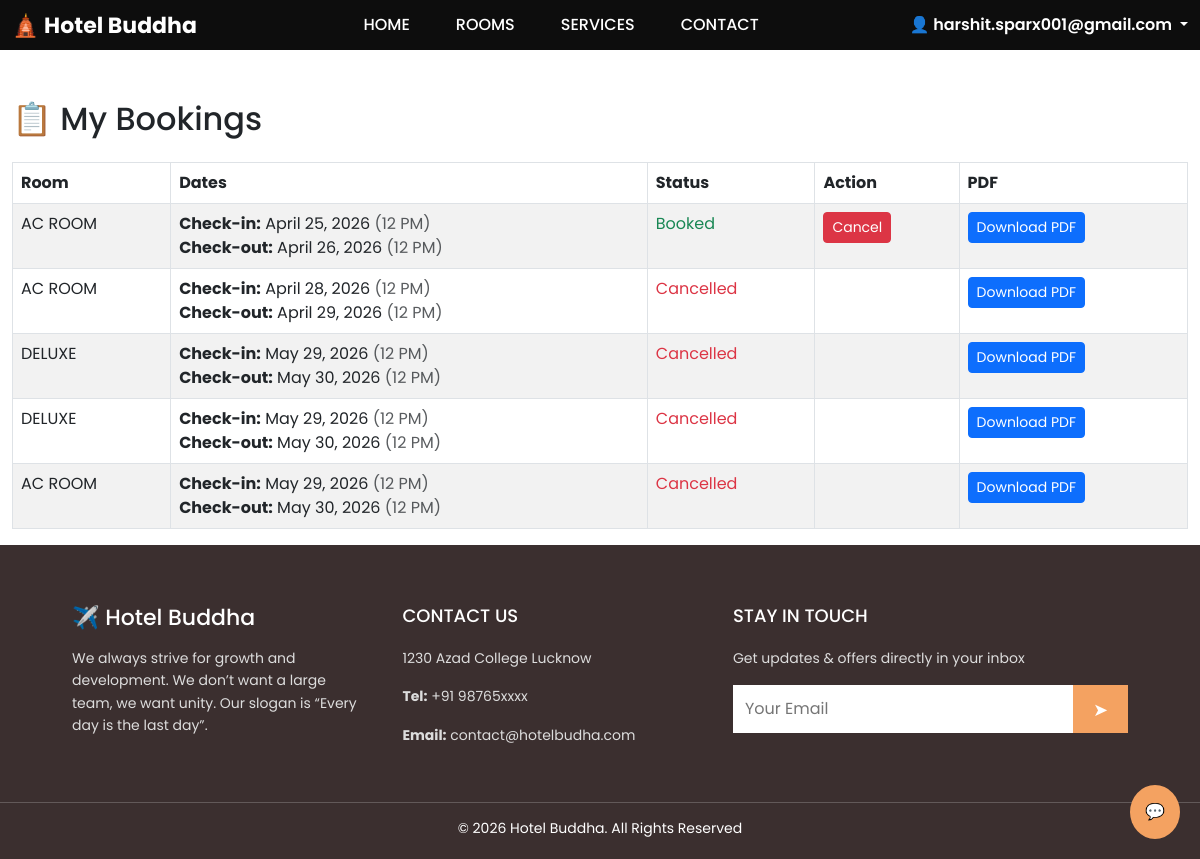
The app's page /my-bookings/ (signed in) with its own data.
### hotel_project/booking/models.py (models this page shows, shortened)
class Booking(models.Model):
    STATUS_CHOICES = (
        ('Booked', 'Booked'),
        ('Cancelled', 'Cancelled'),
    )
    user = models.ForeignKey(User, on_delete=models.CASCADE)
    room = models.ForeignKey(Room, on_delete=models.CASCADE)
    name = models.CharField(max_length=100, null=True, blank=True)
    phone = models.CharField(max_length=15, null=True, blank=True)
    total_people = models.IntegerField(null=True, blank=True)
    id_proof = models.CharField(max_length=100, null=True, blank=True)
    check_in = models.DateField()
    check_out = models.DateField()
    status = models.CharField(max_length=20, choices=STATUS_CHOICES, default='Booked')  # ✅ NEW
    created_at = models.DateTimeField(auto_now_add=True)

class Room(models.Model):
    ROOM_TYPES = (
        ('AC', 'AC'),
        ('NON-AC', 'Non-AC'),
        ('DELUXE', 'Deluxe'),
    )
    name = models.CharField(max_length=100)
    room_type = models.CharField(max_length=20, choices=ROOM_TYPES)
    price = models.IntegerField()
    description = models.TextField(blank=True, null=True)
    features = models.TextField(blank=True, null=True)
    capacity = models.IntegerField(default=2)
    is_available = models.BooleanField(default=True)
    image = models.ImageField(upload_to='rooms/', blank=True, null=True)

### hotel_project/booking/views.py (the view)
# urls.py: path('my-bookings/', views.my_bookings, name='my_bookings'),
@login_required
def my_bookings(request):
    bookings = Booking.objects.filter(user=request.user).order_by('-created_at')
    return render(request, 'booking/my_bookings.html', {'bookings': bookings})

### hotel_project/booking/templates/booking/my_bookings.html (shortened to what this page needs)
{% extends 'booking/base.html' %}
{% block content %}
<div class="container" style="margin-top: 100px;">
    <h2 class="mb-4">📋 My Bookings</h2>
    <table class="table table-bordered table-striped">
        <thead>
            <tr>
                <th>Room</th>
                <th>Dates</th>
                <th>Status</th>
                <th>Action</th>
                <th>PDF</th>
            </tr>
        </thead>
        <tbody>
            {% for booking in bookings %}
            <tr>
                <td>{{ booking.room.name }}</td>
                <td>
    <b>Check-in:</b> {{ booking.check_in }} <span class="text-muted">(12 PM)</span><br>
    <b>Check-out:</b> {{ booking.check_out }} <span class="text-muted">(12 PM)</span>
</td>
                <td>
                    {% if booking.status == "Booked" %}
                        <span class="text-success">Booked</span>
                    {% else %}
                        <span class="text-danger">Cancelled</span>
                    {% endif %}
                </td>
                <td>
                    {% if booking.status == "Booked" %}
                        <a href="{% url 'cancel_booking' booking.id %}" class="btn btn-danger btn-sm">
                            Cancel
                        </a>
                    {% else %}
                    <span class="text-muted"></span>
                    {% endif %}
                </td>
                <td>
                    <a href="{% url 'download_pdf' booking.id %}" class="btn btn-primary btn-sm">
    Download PDF
</a></td>
            </tr>
            {% empty %}
            <tr>
                <td colspan="4" class="text-center">No bookings yet</td>
            </tr>
            {% endfor %}
        </tbody>
    </table>
</div>
{% endblock %}

### hotel_project/booking/templates/booking/base.html (shortened to what this page needs)
<!DOCTYPE html>
<html>
<head>
    {% load static %}
    <link href="https://cdn.jsdelivr.net/npm/bootstrap@5.3.0/dist/css/bootstrap.min.css" rel="stylesheet">
    <link rel="stylesheet" href="https://cdnjs.cloudflare.com/ajax/libs/font-awesome/6.5.0/css/all.min.css">
    <link rel="stylesheet" href="https://cdn.jsdelivr.net/npm/flatpickr/dist/flatpickr.min.css">
    <link rel="stylesheet" href="{% static 'css/style.css' %}">
</head>
<body>
<nav class="navbar navbar-expand-lg fixed-top custom-navbar">
    <div class="container">
        <a class="navbar-brand text-white fw-bold" href="/">🛕 Hotel Buddha</a>
        <div class="collapse navbar-collapse" id="nav">
            <ul class="navbar-nav mx-auto">
                <li class="nav-item"><a class="nav-link active" href="/">HOME</a></li>
                <li class="nav-item"><a class="nav-link" href="/rooms/">ROOMS</a></li>
                <li class="nav-item"><a class="nav-link" href="{% url 'services' %}">SERVICES</a></li>
                <li class="nav-item"><a class="nav-link" href="{% url 'contact' %}">CONTACT</a></li>
            </ul>
            <div class="d-flex align-items-center">
    {% if user.is_authenticated %}
    <div class="dropdown">
        <a class="text-white fw-semibold dropdown-toggle user-dropdown"
           href="#" role="button" data-bs-toggle="dropdown">
            👤 {{ user.username }}
        </a>
    </div>
    {% else %}
    <a href="{% url 'login' %}" class="book-btn">LOGIN</a>
    {% endif %}
</div>
        </div>
    </div>
</nav>
{% block content %}{% endblock %}
<footer class="footer">
    <div class="container footer-container">
        <div class="footer-col">
            <h3 class="logo">✈️ Hotel Buddha</h3>
            <p>
                We always strive for growth and development.
                We don’t want a large team, we want unity.
                Our slogan is “Every day is the last day”.
            </p>
        </div>
        <div class="footer-col">
            <h4>CONTACT US</h4>
            <p>1230 Azad College Lucknow</p>
            <p><strong>Tel:</strong> +91 98765xxxx</p>
            <p><strong>Email:</strong> contact@hotelbudha.com</p>
        </div>
        <div class="footer-col">
            <h4>STAY IN TOUCH</h4>
            <p>Get updates & offers directly in your inbox</p>
            <div class="subscribe-box">
                <input type="email" placeholder="Your Email">
                <button>➤</button>
            </div>
        </div>
    </div>
    <div class="footer-bottom">
        © 2026 Hotel Buddha. All Rights Reserved
    </div>
</footer>
<div class="chat-toggle" onclick="toggleChat()">💬</div>
</body>
</html>

### hotel_project/booking/static/css/style.css (style rules this page uses)
:root { --nav-h: 50px; }
html, body { font-family: 'Poppins', sans-serif; margin: 0; padding: 0; width: 100%; overflow-x: hidden; }
.container { max-width: 100% !important; }
.custom-navbar { height: var(--nav-h); }
.custom-navbar { background: rgba(0,0,0,0.95) !important; padding: 15px 0; }
.navbar-brand { font-size: 22px; color: #fff !important; }
.nav-link { color: #fff !important; margin: 0 15px; font-weight: 500; }
.footer { background: #3b2f2f; color: #fff; padding: 60px 0 20px; font-family: 'Poppins', sans-serif; margin-bottom: 0 !important; }
.footer-container { width: 90%; margin: auto; display: flex; justify-content: space-between; gap: 40px; }
.footer-col { flex: 1; }
.footer-col h4 { margin-bottom: 20px; font-size: 18px; color: #fff; }
.footer-col p { font-size: 14px; color: #ddd; line-height: 1.6; }
.logo { font-size: 22px; margin-bottom: 15px; }
.subscribe-box { display: flex; margin-top: 10px; }
.subscribe-box input { flex: 1; padding: 12px; border: none; outline: none; }
.subscribe-box button { background: #f4a261; border: none; padding: 0 20px; cursor: pointer; color: white; font-size: 18px; }
.footer-bottom { text-align: center; border-top: 1px solid rgba(255,255,255,0.2); margin-top: 40px; padding-top: 15px; font-size: 14px; }
.chat-toggle { position: fixed; bottom: 20px; right: 20px; background: #f4a261; color: white; padding: 15px; border-radius: 50%; cursor: pointer; z-index: 999; }

### hotel_project/booking/templates/booking/base.html (style rules this page uses)
.user-dropdown { text-decoration: none; cursor: pointer; }

### records on screen
Booking: room.name "AC ROOM", check_in "April 25, 2026", check_out "April 26, 2026", status "Booked"
Booking: room.name "AC ROOM", check_in "April 28, 2026", check_out "April 29, 2026", status "Cancelled"
Booking: room.name "DELUXE", check_in "May 29, 2026", check_out "May 30, 2026", status "Cancelled"
Booking: room.name "DELUXE", check_in "May 29, 2026", check_out "May 30, 2026", status "Cancelled"
Booking: room.name "AC ROOM", check_in "May 29, 2026", check_out "May 30, 2026", status "Cancelled"

### other values on screen
{{ user.username }} "harshit.sparx001@gmail.com"
